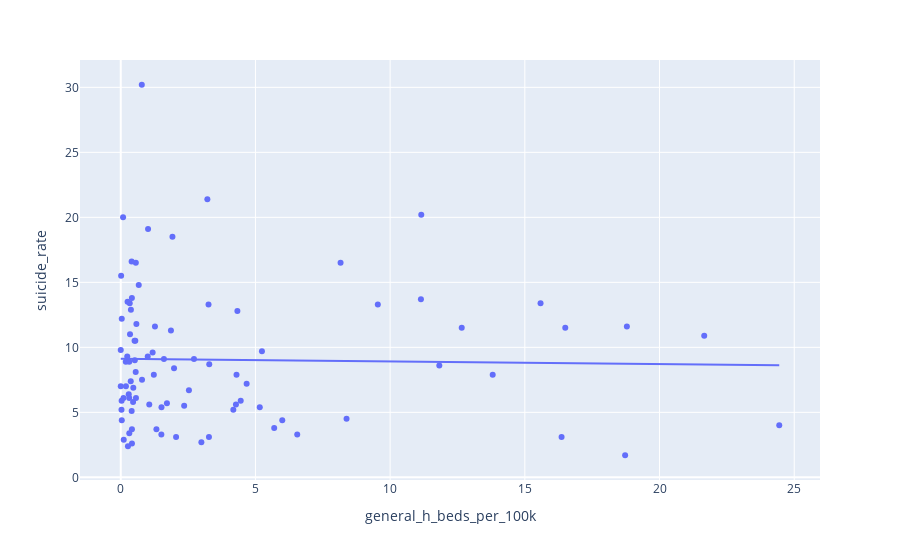

Notebook source saved alongside this figure:
### Markdown cell above
It's another positive trend. A milder one, but still. And there's another even more tempting place than last time to cut off the already cut off data that makes the figure look even more useless. I know this is the opposite of data, but here's an anecdote I don't remember the details of: I saw someone saying they lied to a doctor or psychologist of some kind to avoid being put in a mental hospital because it wouldn't have been good for them. Seems like they aren't the only one. Or countries with a bigger problem will tend to have more accommodations and this entire analysis is useless, but let's not make that our base assumption.

### Code cell
fig = px.scatter(df2016[df2016["general_h_beds_per_100k"] < 25], x="general_h_beds_per_100k", y="suicide_rate", trendline="ols")
fig.show()

### Figure 1 — Plotly figure (JSON) as saved in the notebook; plotly's stock layout.template omitted (floating-point values rounded to 4 significant figures)
{"data": [{"hovertemplate": "general_h_beds_per_100k=%{x}<br>suicide_rate=%{y}<extra></extra>", "legendgroup": "", "marker": {"color": "#636efa", "symbol": "circle"}, "mode": "markers", "name": "", "orientation": "v", "showlegend": false, "type": "scatter", "x": [0.296, 0.187, 4.276, 2.993, 2.718, 1.714, 0.416, 0.668, 0.315, 13.81, 3.215, 4.453, 0.565, 8.382, 1.27, 5.241, 1.001, 0, 0.79, 0.541, 1.507, 0.038, 0.413, 2.354, 2.531, 3.285, 0.513, 5.696, 18.72, 0.111, 0.781, 16.5, 0.037, 0.56, 21.66, 4.179, 0.415, 1.059, 1.603, 0.032, 11.16, 0.333, 2.054, 0.466, 0.027, 0.315, 0.555, 4.298, 3.258, 1.978, 12.66, 0.521, 1.183, 18.79, 3.274, 5.996, 0.405, 1.324, 15.58, 11.82, 0.241, 0.458, 0.344, 0.317, 0.581, 1.228, 0.253, 0.101, 16.36, 9.543, 0.267, 0.014, 0.404, 0.377, 6.551, 24.44, 4.673, 0.087, 1.919, 8.16, 11.14, 0.371, 0.192, 1.512, 5.161, 0, 4.33, 1.863, 1.014], "xaxis": "x", "y": [6.4, 8.9, 5.6, 2.7, 9.1, 5.7, 2.6, 14.8, 6.1, 7.9, 21.4, 5.9, 6.1, 4.5, 11.6, 9.7, 9.3, 7, 7.5, 10.5, 3.3, 4.4, 13.8, 5.5, 6.7, 8.7, 10.5, 3.8, 1.7, 2.9, 30.2, 11.5, 12.2, 16.5, 10.9, 5.2, 3.7, 5.6, 9.1, 5.9, 20.2, 13.4, 3.1, 6.9, 5.2, 8.9, 8.1, 7.9, 13.3, 8.4, 11.5, 9, 9.6, 11.6, 3.1, 4.4, 5.1, 3.7, 13.4, 8.6, 9.3, 5.8, 11, 3.4, 11.8, 7.9, 13.5, 6.1, 3.1, 13.3, 2.4, 15.5, 16.6, 12.9, 3.3, 4, 7.2, 20, 18.5, 16.5, 13.7, 7.4, 7, 5.4, 5.4, 9.8, 12.8, 11.3, 19.1], "yaxis": "y"}, {"hovertemplate": "<b>OLS trendline</b><br>suicide_rate = -0.0203714 * general_h_beds_per_100k + 9.11886<br>R<sup>2</sup>=0.000478<br><br>general_h_beds_per_100k=%{x}<br>suicide_rate=%{y} <b>(trend)</b><extra></extra>", "legendgroup": "", "marker": {"color": "#636efa", "symbol": "circle"}, "mode": "lines", "name": "", "showlegend": false, "type": "scatter", "x": [0, 0, 0.014, 0.027, 0.032, 0.037, 0.038, 0.087, 0.101, 0.111, 0.187, 0.192, 0.241, 0.253, 0.267, 0.296, 0.315, 0.315, 0.317, 0.333, 0.344, 0.371, 0.377, 0.404, 0.405, 0.413, 0.415, 0.416, 0.458, 0.466, 0.513, 0.521, 0.541, 0.555, 0.56, 0.565, 0.581, 0.668, 0.781, 0.79, 1.001, 1.014, 1.059, 1.183, 1.228, 1.27, 1.324, 1.507, 1.512, 1.603, 1.714, 1.863, 1.919, 1.978, 2.054, 2.354, 2.531, 2.718, 2.993, 3.215, 3.258, 3.274, 3.285, 4.179, 4.276, 4.298, 4.33, 4.453, 4.673, 5.161, 5.241, 5.696, 5.996, 6.551, 8.16, 8.382, 9.543, 11.14, 11.16, 11.82, 12.66, 13.81, 15.58, 16.36, 16.5, 18.72, 18.79, 21.66, 24.44], "xaxis": "x", "y": [9.119, 9.119, 9.119, 9.118, 9.118, 9.118, 9.118, 9.117, 9.117, 9.117, 9.115, 9.115, 9.114, 9.114, 9.113, 9.113, 9.112, 9.112, 9.112, 9.112, 9.112, 9.111, 9.111, 9.111, 9.111, 9.11, 9.11, 9.11, 9.11, 9.109, 9.108, 9.108, 9.108, 9.108, 9.107, 9.107, 9.107, 9.105, 9.103, 9.103, 9.098, 9.098, 9.097, 9.095, 9.094, 9.093, 9.092, 9.088, 9.088, 9.086, 9.084, 9.081, 9.08, 9.079, 9.077, 9.071, 9.067, 9.063, 9.058, 9.053, 9.052, 9.052, 9.052, 9.034, 9.032, 9.031, 9.031, 9.028, 9.024, 9.014, 9.012, 9.003, 8.997, 8.985, 8.953, 8.948, 8.924, 8.892, 8.892, 8.878, 8.861, 8.838, 8.801, 8.786, 8.783, 8.737, 8.736, 8.678, 8.621], "yaxis": "y"}], "layout": {"legend": {"tracegroupgap": 0}, "margin": {"t": 60}, "xaxis": {"anchor": "y", "domain": [0, 1], "title": {"text": "general_h_beds_per_100k"}}, "yaxis": {"anchor": "x", "domain": [0, 1], "title": {"text": "suicide_rate"}}}}
